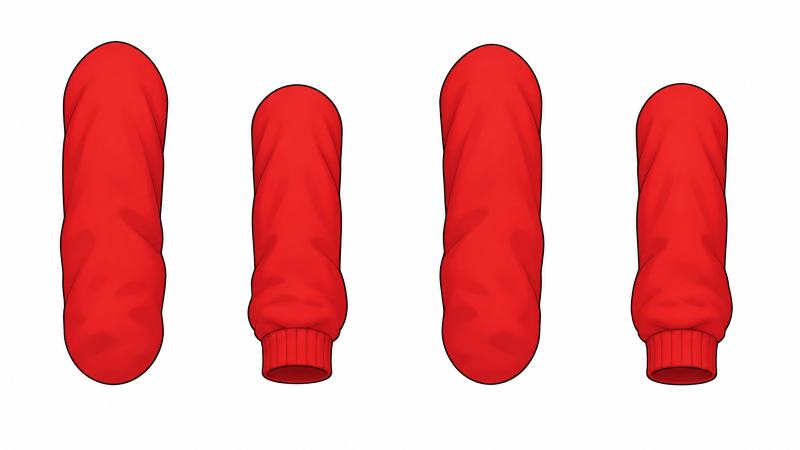
#> input picture assets/characters/source/e-mangas.png, 1600 x 899 px (shown at 1/2 size)
$ python split_sleeves.py
#> lines starting #> are read from the running program, lines starting #| are printed output that depends on the picture; after the words box and inside, x2 and y2 are one past the last pixel; in counts of white or black regions, pixels touching at a corner belong together
### tools/split_parts.py
"""Cuts E's body (assets/characters/e/body.png, made by tools/prepare_characters.py) into the pieces of a skeleton,
so he can walk and jump instead of only switching poses.
Usage: python3 tools/split_parts.py      -> assets/characters/e/parts/<piece>.png + parts.json

Pieces (draw order, back to front): foot_l, foot_r, shin_l, shin_r, thigh_l, thigh_r, torso, head (+ blink, jaw).
  - torso:  hoodie, arms with the hands in the pockets, and the jeans down to a V line through the crotch;
  - torso_libre: the same without the arms (the side of the hoodie gets its outline, the pockets are filled), for
            upperarm + forearm (the sleeves of the drawing, split at the elbow crease) and a hand;
  - hand_<kind>_<side>: the hands of the MANOS row of the character sheet (open, fist, thumb up, pointing, relaxed),
            the right side is the mirror of the left;
  - thigh:  hip to knee; its top goes on under the torso, so the hip never opens a gap;
  - shin:   knee to the cuff; its top is rounded and goes on under the thigh, and a knee disk of the same denim sits behind it so the
            joint stays closed when the knee bends;
  - foot:   the sneaker; the part hidden under the cuff is filled from the shoe around it.
  - head:   assets/characters/e/head.png untouched (Chiño's rule: the face is his drawing, never redrawn or stretched).
Every piece keeps the 896x1200 coordinates of the drawing; parts.json has each piece's crop offset and its joints."""
import json, os
import numpy as np
from PIL import Image, ImageDraw, ImageFilter

ROOT = os.path.dirname(os.path.dirname(os.path.abspath(__file__)))
SRC = os.path.join(ROOT, 'assets/characters/e')
OUT = os.path.join(SRC, 'parts')

# joints measured on the 896x1200 drawing (x, y)
CROTCH = 450
JOINTS = {
    'neck': [458, 446],
    'pelvis': [450, 812],
    'hip_l': [385, 812], 'knee_l': [362, 946], 'ankle_l': [338, 1058],
    'hip_r': [512, 812], 'knee_r': [510, 946], 'ankle_r': [518, 1058],
    'shoulder_l': [320, 548], 'elbow_l': [302, 650], 'wrist_l': [338, 746],
    'shoulder_r': [588, 548], 'elbow_r': [597, 648], 'wrist_r': [564, 750],
}

# the arms in the drawing (hands in the pockets): outline of each sleeve, and the elbow crease that splits it
ARM = {
    'l': [(320, 492), (300, 535), (272, 600), (254, 645), (262, 700), (285, 738), (312, 756), (352, 748), (364, 712),
          (350, 655), (346, 600), (338, 555), (330, 512)],
    'r': [(566, 495), (598, 520), (616, 580), (638, 640), (636, 690), (618, 738), (586, 756), (548, 756), (545, 710),
          (550, 655), (554, 600), (558, 545)],
}
CREASE = {'l': ((254, 640), (350, 660)), 'r': ((552, 655), (640, 640))}
POCKET = {'l': (305, 735, 382, 798), 'r': (522, 735, 600, 798)}     # the hands in the pockets
SIDE = {'l': 364, 'r': 541}                                         # new side of the hoodie at the hem
HIP = {'l': [(364, 730), (364, 766), (352, 771), (342, 779), (334, 794), (331, 800), (382, 800), (382, 730)],
       'r': [(541, 730), (541, 766), (553, 771), (562, 779), (566, 794), (568, 800), (522, 800), (522, 730)]}
HEM = 766                                                           # bottom of the hoodie where the hands go in
HOODIE_LINE = np.array([92, 20, 22.0])

# hands from the MANOS row of the character sheet (E_data_sheet.jpg, 853x1280): box, wrist, and the direction
# wrist -> knuckles in degrees (image coords, y down). They are E's right hand (on the
# left of the screen); the other one is the mirror.
SHEET = 'source/e-sheet.jpg'
HANDS = {
    'abierta': {'box': (20, 701, 86, 775), 'wrist': (52, 768), 'dir': -90},
    'puno': {'box': (86, 711, 136, 765), 'wrist': (108, 761), 'dir': -90},
    'pulgar': {'box': (134, 703, 186, 766), 'wrist': (139, 752), 'dir': -20},
    'senala': {'box': (186, 709, 264, 765), 'wrist': (193, 752), 'dir': -22},
    'relajada': {'box': (260, 709, 324, 777), 'wrist': (306, 716), 'dir': 125},
}
HAND_SCALE = 1.55         # sheet hands -> the 896x1200 drawing


def soft(mask, r=1.0):
    m = Image.fromarray((mask * 255).astype(np.uint8))
    return np.asarray(m.filter(ImageFilter.GaussianBlur(r))) / 255.0


def flood(mask, seeds):
    """Pixels of mask connected to any seed (4-neighbour)."""
    m = Image.fromarray((mask * 255).astype(np.uint8)).copy()     # copy: floodfill ignores array-backed images
    for s in seeds:
        if m.getpixel(s) == 255:
            ImageDraw.floodfill(m, s, 128)
    return np.asarray(m) == 128


# [14 lines left out: functions harmonic, polymask, not called in this run]


def grow(mask, px):
    m = Image.fromarray((mask * 255).astype(np.uint8))
    return np.asarray(m.filter(ImageFilter.MaxFilter(2 * px + 1))) > 0


# [200 lines left out: functions cut_hands, capsule, arms, main, not called in this run]


# [2 lines that do not run on import are left out]

### tools/split_sleeves.py
"""Layered sleeves for E's rig: upper arm + forearm per side, so the elbow can bend.
Usage: python3 tools/split_sleeves.py [e|r]      (after tools/split_apose.py)
       -> assets/characters/<e|r>/rig/upperarm_{l,r}.png, forearm_{l,r}.png, sleeve_{l,r}.png, added to rig.json
R wears the same hoodie in blue: he gets E's sleeves with their shading carried over to his blue.

Source: assets/characters/source/e-mangas.png, four capsule-shaped sleeves on white, left to right: upper arm and
forearm of the arm on the left of the screen, then the same for the other one. Each piece is cut out, its red is
brought to the red of pose A, and it is fitted (width and length separately) between its two joints of rig.json,
already turned to the rest pose: the upper arm's round ends are centred on the shoulder and the elbow, the forearm's
round end on the elbow and its cuff ends just past the wrist, where the hand goes in.

It also joins both into one straight sleeve per side, sleeve_{l,r}.png (2x, axis down the middle, the shoulder's centre
at row CAP*2): tools/rig_test.py bends it along a curve through shoulder, elbow and wrist, so the elbow and the
shoulder bend round instead of turning two stiff pieces."""
import json, math, os, sys
import numpy as np
from PIL import Image, ImageFilter

from split_parts import flood, soft

ROOT = os.path.dirname(os.path.dirname(os.path.abspath(__file__)))
SRC = os.path.join(ROOT, 'assets/characters/source/e-mangas.png')
CHAR = sys.argv[1] if len(sys.argv) > 1 else 'e'
OUT = os.path.join(ROOT, 'assets/characters', CHAR, 'rig')
RED_POSE_A = np.array([210, 34, 35.0])
HOODIE_LINE = np.array([110, 18, 22.0])        # pose A's outline on the hoodie
BLUE_POSE_A = np.array([6, 137, 246.0])        # R's hoodie
if CHAR == 'r':
    HOODIE_LINE = np.array([14, 48, 120.0])
UPPER_W, FORE_W = 80, 74               # sleeve width in the 896x1200 frame (pose A: ~75 across the elbow)
CUFF_PAST_WRIST = 14                   # the open cuff goes a bit past the wrist, the hand sits inside it
SHOULDER_CAP = 24                      # sleeve above the shoulder joint: stays under the torso's round shoulder


def pieces(rgb):
    """The four sleeves, left to right, as RGBA crops (white background flooded from the border)."""
    ink = rgb.min(2) < 235
    bg = flood(~ink, [(0, 0), (rgb.shape[1] - 1, 0), (0, rgb.shape[0] - 1), (rgb.shape[1] - 1, rgb.shape[0] - 1)])
    fg = ~bg
    cols = np.where(fg.any(0))[0]
    runs, start = [], cols[0]
    for a, b in zip(cols, cols[1:]):
        if b > a + 5:
            runs.append((start, a))
            start = b
    runs.append((start, cols[-1]))
    alpha = soft(fg, 1)
    out = []
    for x0, x1 in runs:
        rows = np.where(fg[:, x0:x1 + 1].any(1))[0]
        y0, y1 = rows[0], rows[-1]
        c = rgb[y0:y1 + 1, x0:x1 + 1].astype(float)
        a = alpha[y0:y1 + 1, x0:x1 + 1]
        out.append((c, a))
    return out


# [49 lines left out: functions recolour, fit, outline, not called in this run]


STRIP_K = 2                            # straight sleeve: pixels per frame pixel
STRIP_HALF = 50                        # half its width, frame px


# [11 lines left out: function sample, not called in this run]


def premul(c, a):
    return np.dstack([c * a[..., None], a * 255])


# [20 lines left out: function straight, not called in this run]


def main():
    rgb = np.array(Image.open(SRC).convert('RGB'))
#> rgb is the input picture: shape (899, 1600, 3); mean R, G, B 240.9, 182.6, 183.2
    got = pieces(rgb)
#> in pieces, `ink = rgb.min(2) < 235`:
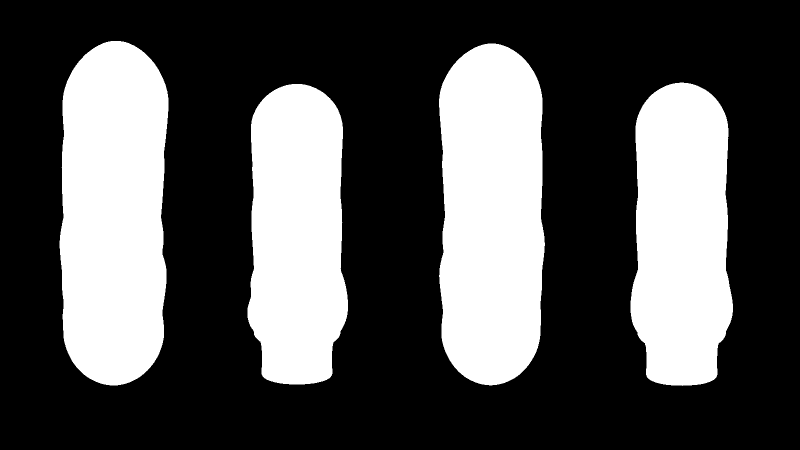
#> ink: shape (899, 1600) bool (shown at 1/2 size); 32.1% white; 4 white regions, box (x1, y1, x2, y2) and area: (119, 82, 337, 771) 130144, (878, 87, 1090, 771) 126734, (1261, 165, 1466, 772) 103602, (495, 168, 696, 769) 101595
#> in pieces, `cols = np.where(fg.any(0))[0]`: cols = 836 values from 119 to 1465
#> in pieces, `runs, start = [], cols[0]`: runs = []; start = 119
#> the loop in pieces, `for a, b in zip(cols, cols[1:]):` made 835 passes
#> start on passes 218, 419, 631: 495, 878, 1261
#> after the loop in pieces, `for a, b in zip(cols, cols[1:]):`: runs = [(119, 336), (495, 695), (878, 1089)]
#> the loop in pieces, `for x0, x1 in runs:` made 4 passes
#> (x0, x1, y0, y1) on passes 1 to 4: (119, 336, 82, 770), (495, 695, 168, 768), (878, 1089, 87, 770), (1261, 1465, 165, 771)
#> pass 1, in pieces, `c = rgb[y0:y1 + 1, x0:x1 + 1].astype(float)`:
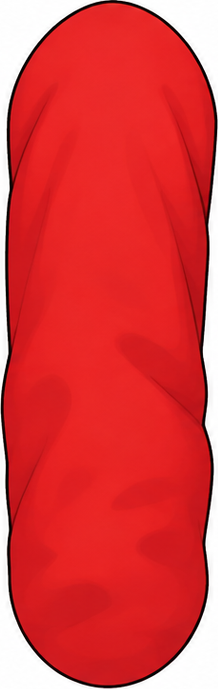
#> c: shape (689, 218, 3) float64; mean R, G, B 220.6, 62.2, 63.7
#> pass 1, in pieces, `a = alpha[y0:y1 + 1, x0:x1 + 1]`:
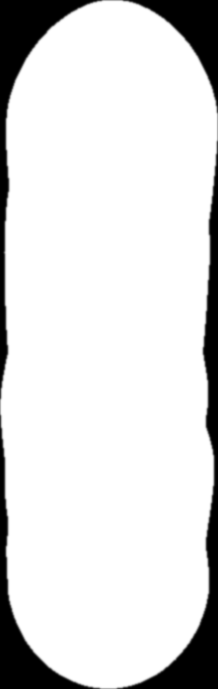
#> a: shape (689, 218) float64; min 0, max 1, mean 0.866
#> pass 2, in pieces, `c = rgb[y0:y1 + 1, x0:x1 + 1].astype(float)`:
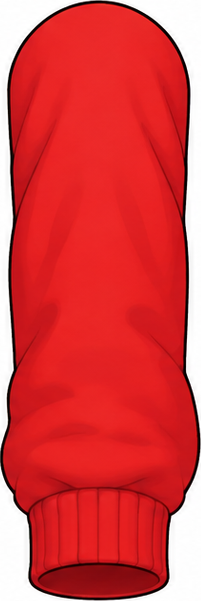
#> c: shape (601, 201, 3) float64; mean R, G, B 217.1, 66.3, 68
#> pass 2, in pieces, `a = alpha[y0:y1 + 1, x0:x1 + 1]`:
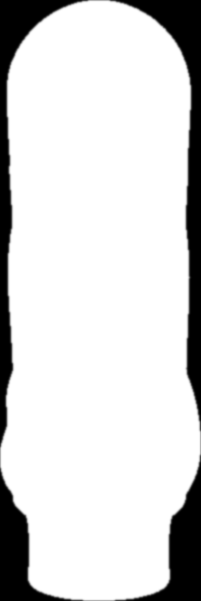
#> a: shape (601, 201) float64; min 0, max 1, mean 0.841
#> after the loop in pieces, `for x0, x1 in runs:`: out = 4 items
#> got = 4 items
    assert len(got) == 4, f'expected 4 sleeves, found {len(got)}'
    red = rgb[(rgb[..., 0] > 150) & (rgb[..., 1] < 90)].astype(float)
    med = np.median(red, 0)
#> med = [229, 32, 34]
#> (the run stopped early here; a loop or call above may not have finished)

$ run again, with assets/characters/source/e-pose-a.png copied over assets/characters/source/e-mangas.png
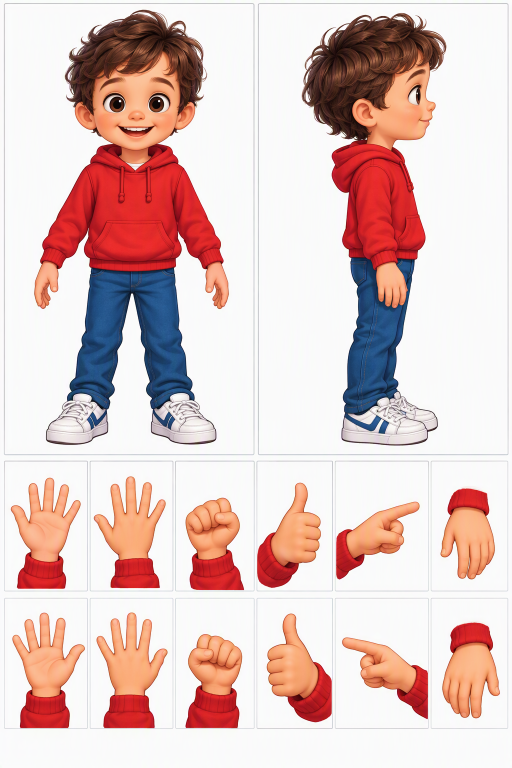
#> input picture assets/characters/source/e-pose-a.png, 1024 x 1536 px (shown at 1/2 size)
#> in pieces, `ink = rgb.min(2) < 235`:
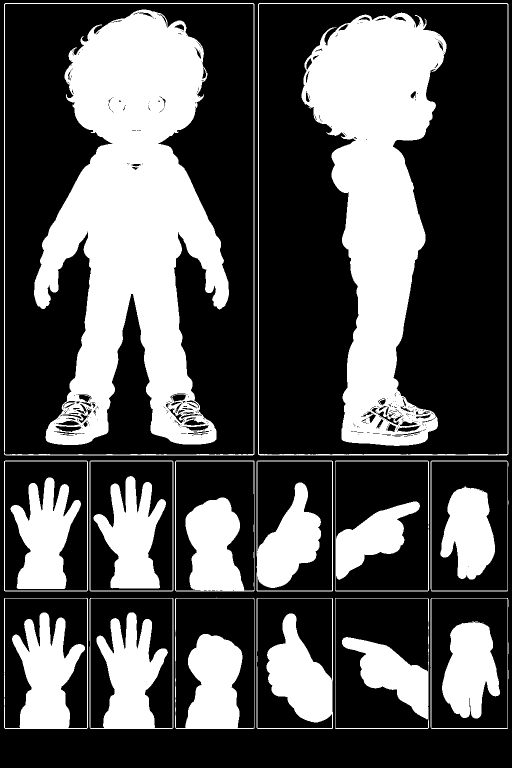
#> ink: shape (1536, 1024) bool (shown at 1/2 size); 34.4% white; 26 white regions (5 under 20 px), largest, box (x1, y1, x2, y2) and area: (68, 19, 458, 890) 185939, (603, 25, 893, 892) 132150, (8, 1196, 176, 1458) 20792
#> fg: shape (1536, 1024) bool; 90.6% white; 1 black region, box (x1, y1, x2, y2) and area: (0, 0, 1024, 1536) 147123
#> cols = 1005 values from 8 to 1016
#> runs = []; start = 8
#> the loop in pieces, `for x0, x1 in runs:` made 1 pass
#> (x0, x1, y0, y1) on pass 1: (8, 1016, 6, 1457)
#> pass 1, in pieces, `a = alpha[y0:y1 + 1, x0:x1 + 1]`:
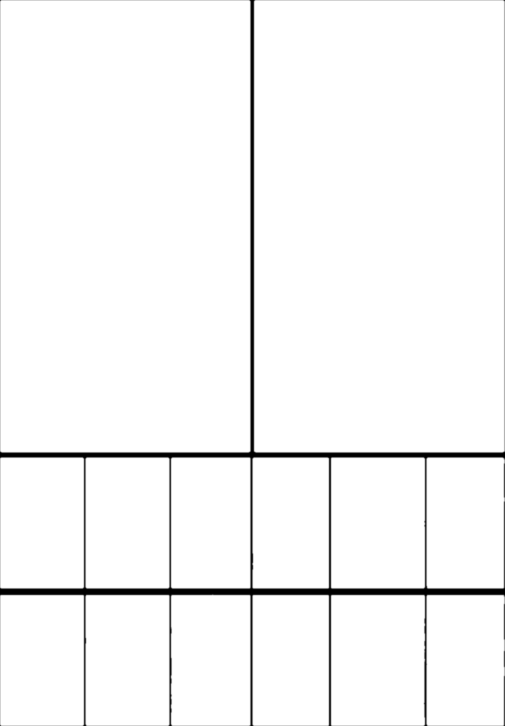
#> a: shape (1452, 1009) float64 (shown at 1/2 size); min 0, max 1, mean 0.972
#> after the loop in pieces, `for x0, x1 in runs:`: out = 1 item
